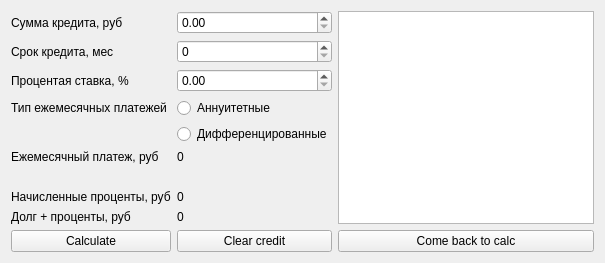
      <widget class="QWidget" name="page_3">
       <layout class="QGridLayout" name="gridLayout_3" columnstretch="1,1,3">
        <item row="9" column="1">
         <widget class="QPushButton" name="pushButton_creditClear">
          <property name="sizePolicy">
           <sizepolicy hsizetype="Expanding" vsizetype="Expanding">
            <horstretch>0</horstretch>
            <verstretch>0</verstretch>
           </sizepolicy>
          </property>
          <property name="text">
           <string>Clear credit</string>
          </property>
         </widget>
        </item>
        <item row="6" column="1">
         <widget class="QLabel" name="label_monthPayValue2">
          <property name="sizePolicy">
           <sizepolicy hsizetype="Expanding" vsizetype="Expanding">
            <horstretch>0</horstretch>
            <verstretch>0</verstretch>
           </sizepolicy>
          </property>
          <property name="text">
           <string/>
          </property>
         </widget>
        </item>
        <item row="0" column="1">
         <widget class="QDoubleSpinBox" name="doubleSpinBox_sumCredit">
          <property name="sizePolicy">
           <sizepolicy hsizetype="Expanding" vsizetype="Expanding">
            <horstretch>0</horstretch>
            <verstretch>0</verstretch>
           </sizepolicy>
          </property>
          <property name="decimals">
           <number>2</number>
          </property>
          <property name="maximum">
           <double>9223372036854775808.000000000000000</double>
          </property>
          <property name="singleStep">
           <double>0.010000000000000</double>
          </property>
         </widget>
        </item>
        <item row="5" column="0">
         <widget class="QLabel" name="label_monthPay1">
          <property name="sizePolicy">
           <sizepolicy hsizetype="Expanding" vsizetype="Expanding">
            <horstretch>0</horstretch>
            <verstretch>0</verstretch>
           </sizepolicy>
          </property>
          <property name="text">
           <string>Ежемесячный платеж, руб</string>
          </property>
         </widget>
        </item>
        <item row="6" column="0">
         <widget class="QLabel" name="label_monthPay2">
          <property name="sizePolicy">
           <sizepolicy hsizetype="Expanding" vsizetype="Expanding">
            <horstretch>0</horstretch>
            <verstretch>0</verstretch>
           </sizepolicy>
          </property>
          <property name="text">
           <string/>
          </property>
         </widget>
        </item>
        <item row="2" column="1">
         <widget class="QDoubleSpinBox" name="doubleSpinBox_procentCredit">
          <property name="sizePolicy">
           <sizepolicy hsizetype="Expanding" vsizetype="Expanding">
            <horstretch>0</horstretch>
            <verstretch>0</verstretch>
           </sizepolicy>
          </property>
          <property name="maximum">
           <double>9223372036854775808.000000000000000</double>
          </property>
          <property name="singleStep">
           <double>0.010000000000000</double>
          </property>
         </widget>
        </item>
        <item row="8" column="1">
         <widget class="QLabel" name="label_allPayCredit">
          <property name="sizePolicy">
           <sizepolicy hsizetype="Expanding" vsizetype="Expanding">
            <horstretch>0</horstretch>
            <verstretch>0</verstretch>
           </sizepolicy>
          </property>
          <property name="text">
           <string>0</string>
          </property>
         </widget>
        </item>
        <item row="2" column="0">
         <widget class="QLabel" name="label_7">
          <property name="sizePolicy">
           <sizepolicy hsizetype="Expanding" vsizetype="Expanding">
            <horstretch>0</horstretch>
            <verstretch>0</verstretch>
           </sizepolicy>
          </property>
          <property name="text">
           <string>Процентая ставка, %</string>
          </property>
         </widget>
        </item>
        <item row="9" column="2">
         <widget class="QPushButton" name="pushButton_comeBackToCalc2">
          <property name="sizePolicy">
           <sizepolicy hsizetype="Expanding" vsizetype="Expanding">
            <horstretch>0</horstretch>
            <verstretch>0</verstretch>
           </sizepolicy>
          </property>
          <property name="text">
           <string>Come back to calc</string>
          </property>
         </widget>
        </item>
        <item row="0" column="0">
         <widget class="QLabel" name="label_5">
          <property name="sizePolicy">
           <sizepolicy hsizetype="Expanding" vsizetype="Expanding">
            <horstretch>0</horstretch>
            <verstretch>0</verstretch>
           </sizepolicy>
          </property>
          <property name="text">
           <string>Сумма кредита, руб</string>
          </property>
         </widget>
        </item>
        <item row="4" column="1">
         <widget class="QRadioButton" name="radioButton_diff">
          <property name="sizePolicy">
           <sizepolicy hsizetype="Minimum" vsizetype="Expanding">
            <horstretch>0</horstretch>
            <verstretch>0</verstretch>
           </sizepolicy>
          </property>
          <property name="text">
           <string>Дифференцированные</string>
          </property>
          <property name="checkable">
           <bool>true</bool>
          </property>
          <attribute name="buttonGroup">
           <string notr="true">buttonGroup_radioCredit</string>
          </attribute>
         </widget>
        </item>
        <item row="9" column="0">
         <widget class="QPushButton" name="pushButton_creditGetResult">
          <property name="sizePolicy">
           <sizepolicy hsizetype="Expanding" vsizetype="Expanding">
            <horstretch>0</horstretch>
            <verstretch>0</verstretch>
           </sizepolicy>
          </property>
          <property name="text">
           <string>Сalculate</string>
          </property>
         </widget>
        </item>
        <item row="8" column="0">
         <widget class="QLabel" name="label_14">
          <property name="sizePolicy">
           <sizepolicy hsizetype="Expanding" vsizetype="Expanding">
            <horstretch>0</horstretch>
            <verstretch>0</verstretch>
           </sizepolicy>
          </property>
          <property name="text">
           <string>Долг + проценты, руб</string>
          </property>
         </widget>
        </item>
        <item row="3" column="1">
         <widget class="QRadioButton" name="radioButton_ann">
          <property name="sizePolicy">
           <sizepolicy hsizetype="Minimum" vsizetype="Expanding">
            <horstretch>0</horstretch>
            <verstretch>0</verstretch>
           </sizepolicy>
          </property>
          <property name="text">
           <string>Аннуитетные</string>
          </property>
          <property name="checkable">
           <bool>true</bool>
          </property>
          <property name="checked">
           <bool>false</bool>
          </property>
          <attribute name="buttonGroup">
           <string notr="true">buttonGroup_radioCredit</string>
          </attribute>
         </widget>
        </item>
        <item row="1" column="0">
         <widget class="QLabel" name="label_6">
          <property name="sizePolicy">
           <sizepolicy hsizetype="Expanding" vsizetype="Expanding">
            <horstretch>0</horstretch>
            <verstretch>0</verstretch>
           </sizepolicy>
          </property>
          <property name="text">
           <string>Срок кредита, мес</string>
          </property>
         </widget>
        </item>
        <item row="5" column="1">
         <widget class="QLabel" name="label_monthPayValue1">
          <property name="sizePolicy">
           <sizepolicy hsizetype="Expanding" vsizetype="Expanding">
            <horstretch>0</horstretch>
            <verstretch>0</verstretch>
           </sizepolicy>
          </property>
          <property name="text">
           <string>0</string>
          </property>
         </widget>
        </item>
        <item row="7" column="0">
         <widget class="QLabel" name="label_11">
          <property name="sizePolicy">
           <sizepolicy hsizetype="Expanding" vsizetype="Expanding">
            <horstretch>0</horstretch>
            <verstretch>0</verstretch>
           </sizepolicy>
          </property>
          <property name="text">
           <string>Начисленные проценты, руб</string>
          </property>
         </widget>
        </item>
        <item row="7" column="1">
         <widget class="QLabel" name="label_overPayCredit">
          <property name="sizePolicy">
           <sizepolicy hsizetype="Expanding" vsizetype="Expanding">
            <horstretch>0</horstretch>
            <verstretch>0</verstretch>
           </sizepolicy>
          </property>
          <property name="text">
           <string>0</string>
          </property>
         </widget>
        </item>
        <item row="3" column="0">
         <widget class="QLabel" name="label_8">
          <property name="sizePolicy">
           <sizepolicy hsizetype="Expanding" vsizetype="Expanding">
            <horstretch>0</horstretch>
            <verstretch>0</verstretch>
           </sizepolicy>
          </property>
          <property name="text">
           <string>Тип ежемесячных платежей</string>
          </property>
         </widget>
        </item>
        <item row="1" column="1">
         <widget class="QSpinBox" name="spinBox_periodCredit">
          <property name="sizePolicy">
           <sizepolicy hsizetype="Expanding" vsizetype="Expanding">
            <horstretch>0</horstretch>
            <verstretch>0</verstretch>
           </sizepolicy>
          </property>
          <property name="maximum">
           <number>65535</number>
          </property>
         </widget>
        </item>
        <item row="0" column="2" rowspan="9">
         <widget class="QTableWidget" name="tableWidget_credit">
          <property name="mouseTracking">
           <bool>true</bool>
          </property>
          <property name="midLineWidth">
           <number>0</number>
          </property>
          <attribute name="horizontalHeaderStretchLastSection">
           <bool>true</bool>
          </attribute>
          <attribute name="verticalHeaderStretchLastSection">
           <bool>false</bool>
          </attribute>
         </widget>
        </item>
       </layout>
      </widget>
